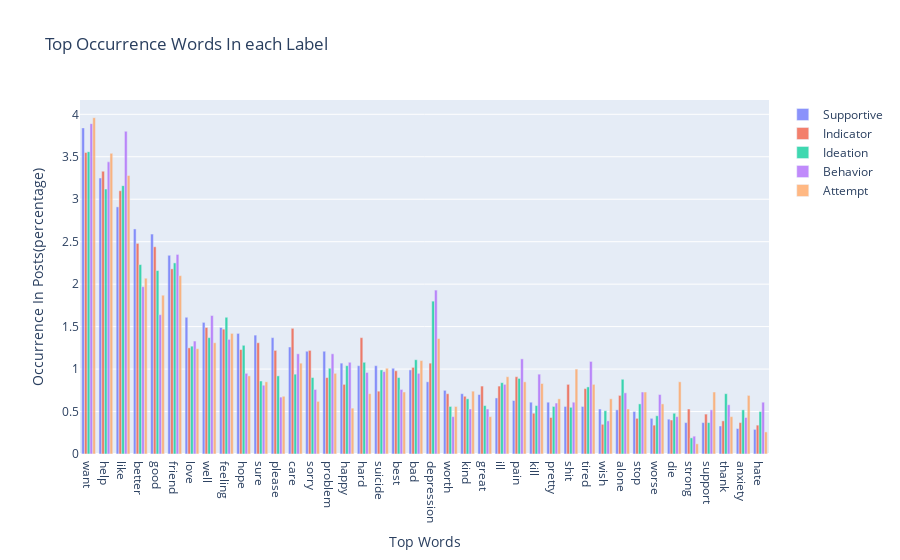

This figure's notebook cell:
### Code cell
# ploting 
import pandas as pd
from plotly import __version__ 
from plotly.offline import init_notebook_mode
import cufflinks as cf
init_notebook_mode(connected=True)
cf.go_offline()
import plotly.graph_objects as go
import numpy as np

# type: series 
d0 = df_merged2_sorted["percentage-0"]
d1 = df_merged2_sorted["percentage-1"]
d2 = df_merged2_sorted["percentage-2"]
d3 = df_merged2_sorted["percentage-3"]
d4 = df_merged2_sorted["percentage-4"]

fig = go.Figure()
fig.add_trace(go.Bar(x=df_merged2_sorted['words'], y=d0, name = 'Supportive'))
fig.add_trace(go.Bar(x=df_merged2_sorted['words'], y=d1, name = 'Indicator'))
fig.add_trace(go.Bar(x=df_merged2_sorted['words'], y=d2, name = 'Ideation'))
fig.add_trace(go.Bar(x=df_merged2_sorted['words'], y=d3, name = 'Behavior'))
fig.add_trace(go.Bar(x=df_merged2_sorted['words'], y=d4, name = 'Attempt'))

fig.update_layout(title="Top Occurrence Words In each Label", xaxis_title="Top Words", yaxis_title = "Occurrence In Posts(percentage)")

# Reduce opacity to see both histograms
fig.update_traces(opacity=0.75)
fig.show()
fig.write_image("image/top_occurrence.png")

### Figure 1 — Plotly figure (JSON) as saved in the notebook; plotly's stock layout.template omitted (floating-point values rounded to 4 significant figures)
{"data": [{"name": "Supportive", "opacity": 0.75, "type": "bar", "x": ["want", "help", "like", "better", "good", "friend", "love", "well", "feeling", "hope", "sure", "please", "care", "sorry", "problem", "happy", "hard", "suicide", "best", "bad", "depression", "worth", "kind", "great", "ill", "pain", "kill", "pretty", "shit", "tired", "wish", "alone", "stop", "worse", "die", "strong", "support", "thank", "anxiety", "hate"], "y": [3.84, 3.25, 2.91, 2.65, 2.59, 2.34, 1.61, 1.55, 1.49, 1.42, 1.4, 1.37, 1.26, 1.21, 1.21, 1.07, 1.04, 1.04, 1.01, 0.99, 0.85, 0.75, 0.71, 0.7, 0.66, 0.63, 0.61, 0.61, 0.56, 0.56, 0.53, 0.52, 0.5, 0.42, 0.41, 0.37, 0.37, 0.33, 0.3, 0.29]}, {"name": "Indicator", "opacity": 0.75, "type": "bar", "x": ["want", "help", "like", "better", "good", "friend", "love", "well", "feeling", "hope", "sure", "please", "care", "sorry", "problem", "happy", "hard", "suicide", "best", "bad", "depression", "worth", "kind", "great", "ill", "pain", "kill", "pretty", "shit", "tired", "wish", "alone", "stop", "worse", "die", "strong", "support", "thank", "anxiety", "hate"], "y": [3.55, 3.33, 3.1, 2.48, 2.44, 2.18, 1.25, 1.49, 1.47, 1.23, 1.31, 1.22, 1.48, 1.22, 0.9, 0.82, 1.37, 0.74, 0.98, 1.02, 1.07, 0.71, 0.68, 0.8, 0.8, 0.91, 0.48, 0.43, 0.82, 0.77, 0.35, 0.69, 0.42, 0.34, 0.4, 0.53, 0.47, 0.39, 0.37, 0.34]}, {"name": "Ideation", "opacity": 0.75, "type": "bar", "x": ["want", "help", "like", "better", "good", "friend", "love", "well", "feeling", "hope", "sure", "please", "care", "sorry", "problem", "happy", "hard", "suicide", "best", "bad", "depression", "worth", "kind", "great", "ill", "pain", "kill", "pretty", "shit", "tired", "wish", "alone", "stop", "worse", "die", "strong", "support", "thank", "anxiety", "hate"], "y": [3.56, 3.12, 3.16, 2.23, 2.16, 2.25, 1.27, 1.37, 1.61, 1.28, 0.86, 0.92, 0.94, 0.9, 1.01, 1.04, 1.08, 0.99, 0.9, 1.11, 1.8, 0.56, 0.65, 0.57, 0.84, 0.89, 0.57, 0.56, 0.55, 0.79, 0.51, 0.88, 0.59, 0.45, 0.48, 0.19, 0.37, 0.71, 0.52, 0.5]}, {"name": "Behavior", "opacity": 0.75, "type": "bar", "x": ["want", "help", "like", "better", "good", "friend", "love", "well", "feeling", "hope", "sure", "please", "care", "sorry", "problem", "happy", "hard", "suicide", "best", "bad", "depression", "worth", "kind", "great", "ill", "pain", "kill", "pretty", "shit", "tired", "wish", "alone", "stop", "worse", "die", "strong", "support", "thank", "anxiety", "hate"], "y": [3.89, 3.44, 3.8, 1.97, 1.64, 2.35, 1.33, 1.63, 1.35, 0.95, 0.81, 0.67, 1.18, 0.76, 1.18, 1.08, 0.96, 0.97, 0.76, 0.95, 1.93, 0.44, 0.53, 0.53, 0.82, 1.12, 0.94, 0.6, 0.61, 1.09, 0.39, 0.72, 0.73, 0.7, 0.44, 0.21, 0.52, 0.58, 0.43, 0.61]}, {"name": "Attempt", "opacity": 0.75, "type": "bar", "x": ["want", "help", "like", "better", "good", "friend", "love", "well", "feeling", "hope", "sure", "please", "care", "sorry", "problem", "happy", "hard", "suicide", "best", "bad", "depression", "worth", "kind", "great", "ill", "pain", "kill", "pretty", "shit", "tired", "wish", "alone", "stop", "worse", "die", "strong", "support", "thank", "anxiety", "hate"], "y": [3.96, 3.54, 3.28, 2.07, 1.87, 2.1, 1.24, 1.31, 1.42, 0.92, 0.85, 0.68, 1.07, 0.62, 0.95, 0.54, 0.71, 1.01, 0.73, 1.1, 1.36, 0.56, 0.74, 0.44, 0.91, 0.85, 0.83, 0.65, 1, 0.82, 0.65, 0.53, 0.73, 0.59, 0.85, 0.12, 0.73, 0.44, 0.69, 0.26]}], "layout": {"title": {"text": "Top Occurrence Words In each Label"}, "xaxis": {"title": {"text": "Top Words"}}, "yaxis": {"title": {"text": "Occurrence In Posts(percentage)"}}}}
